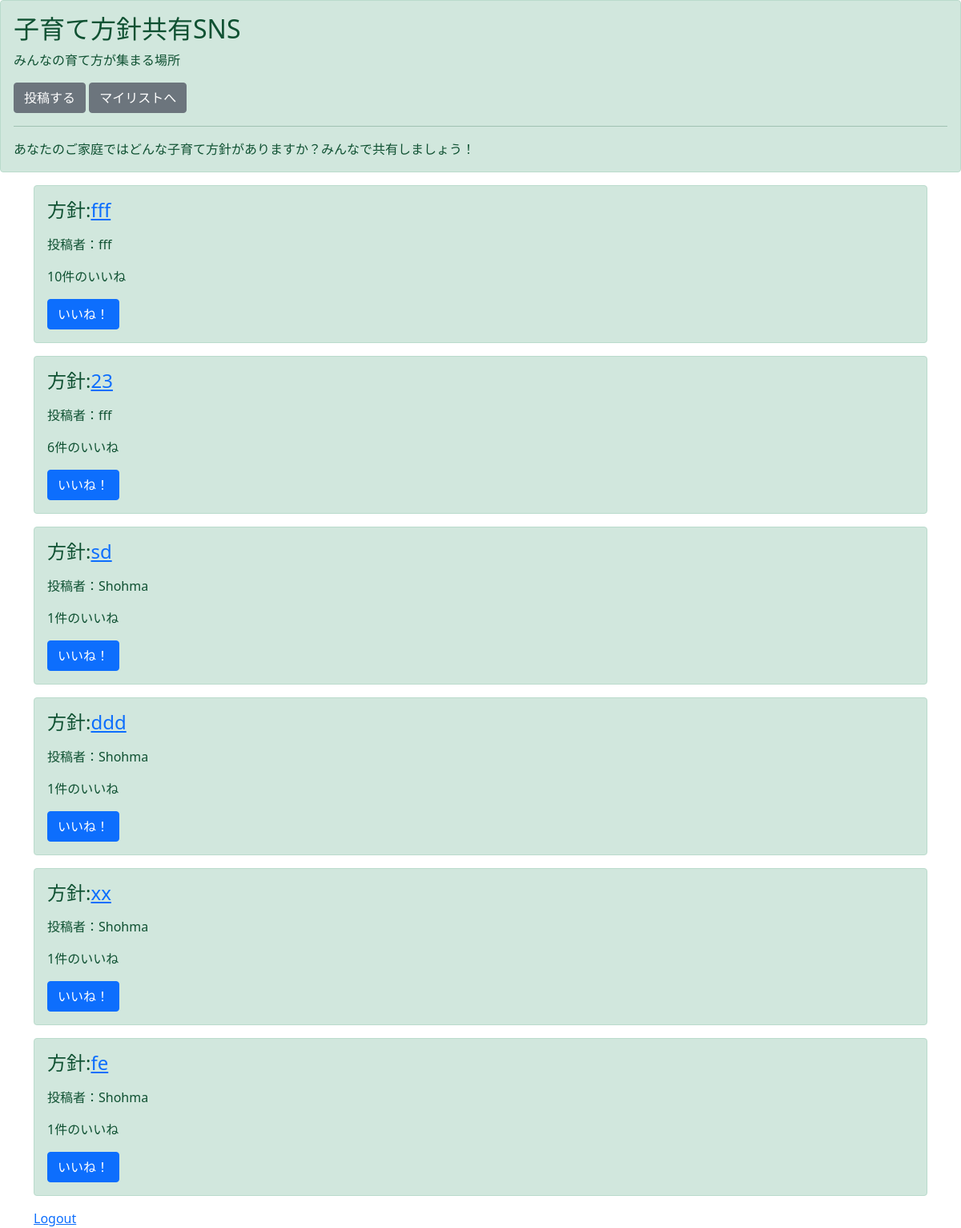
Page /list/ (signed in) on the earlier database version.
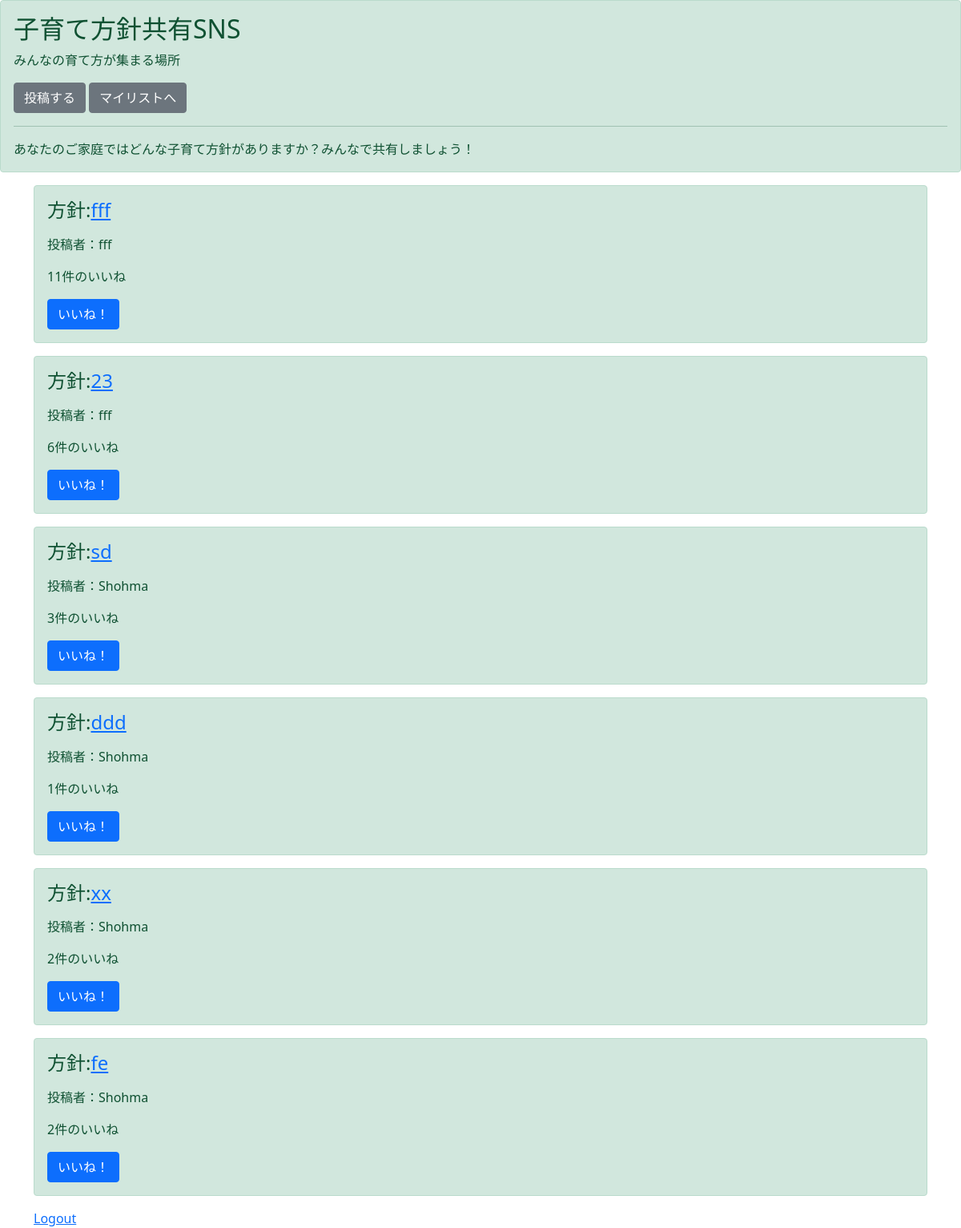
Same page on the later database version.
### boardapp/models.py (models this page shows, shortened)
class BoadModel(models.Model):
    title = models.CharField(max_length=100)
    content = models.TextField()
    contributor = models.CharField(max_length=20)
    good = models.IntegerField(null=True, blank=True, default=1)
    priority = models.CharField(max_length=10,choices=CHOICE)

### boardapp/views.py (the view)
# urls.py: path('list/', listfunc, name='list'),
@login_required
def listfunc(request):
    object_list = BoadModel.objects.all()
    return render(request, 'list.html', {'object_list':object_list})

### templates/list.html
{% extends 'base.html' %}
{% block header %}
<div class="alert alert-success" role="alert">
    <h2 class="alert-heading">子育て方針共有SNS</h2>
    <p> みんなの育て方が集まる場所</p>
    <a class="btn btn-secondary" role="button" href="{%  url 'create' %}" >投稿する</a>
    <a class="btn btn-secondary" role="button" href="{% url 'create' %}" >マイリストへ</a>
    <hr>
    <p class="mb-0">あなたのご家庭ではどんな子育て方針がありますか？みんなで共有しましょう！</p>
</div>
{% endblock header %}
{% block content %}
<div class='container'>
    {% for item in object_list %}
        <div class="alert alert-success" role="alert">
            <h4>方針:<a href="{% url 'detail' item.pk %}">{{ item.title }}</a></h4></p>
            <p>投稿者：{{ item.contributor }}</p>
            <p>{{ item.good }}件のいいね</p>
            <a class="btn btn-primary" role="button" href="{% url 'good' item.pk %}" >いいね！</a>
        </div>
    {% endfor %}
    <a href="{% url 'logout' %}" role="button">Logout</a>
</div>
{% endblock content %}

Differences in the rows shown:
changed BoadModel (number 1 of 6 on the later page): good "10" → "11"
changed BoadModel "sd": good "1" → "3"
changed BoadModel "xx": good "1" → "2"
changed BoadModel "fe": good "1" → "2"
